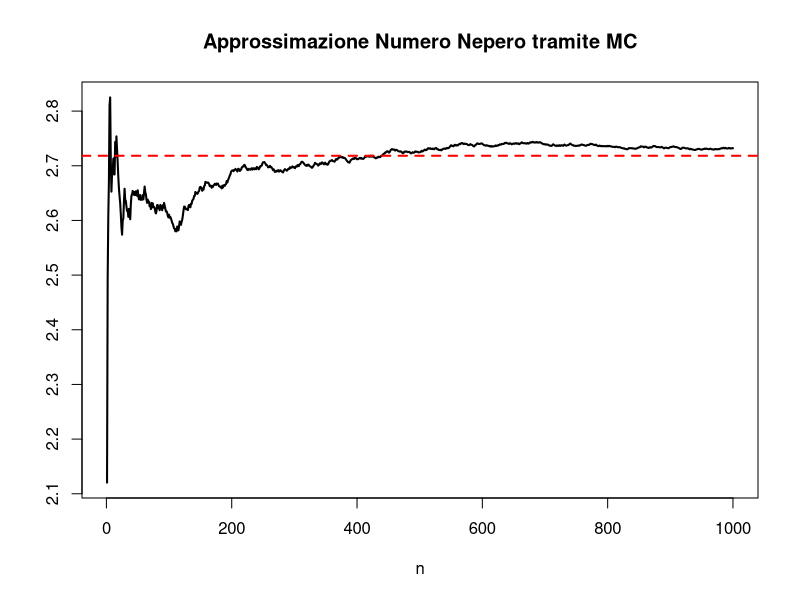
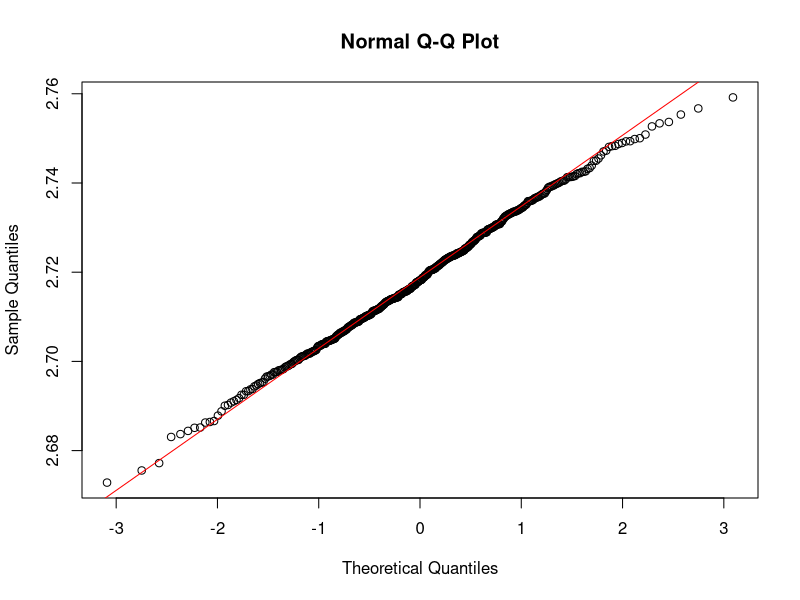
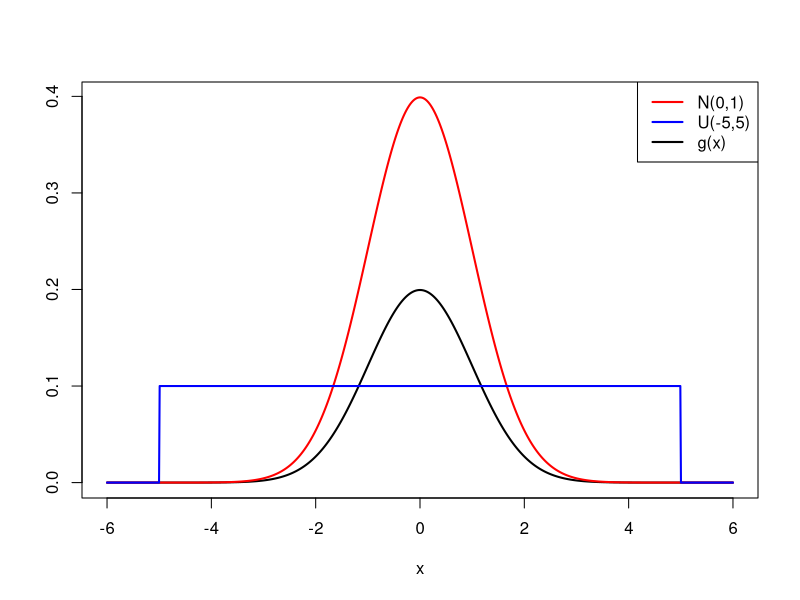
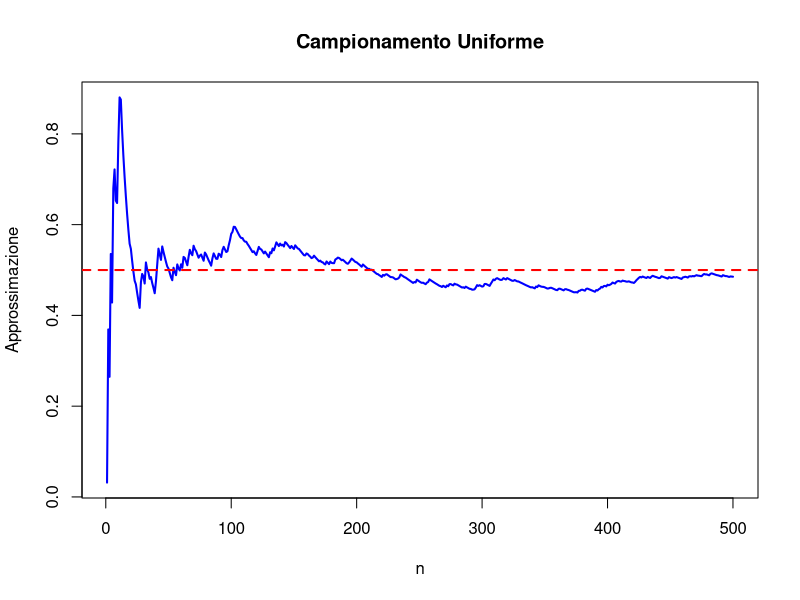
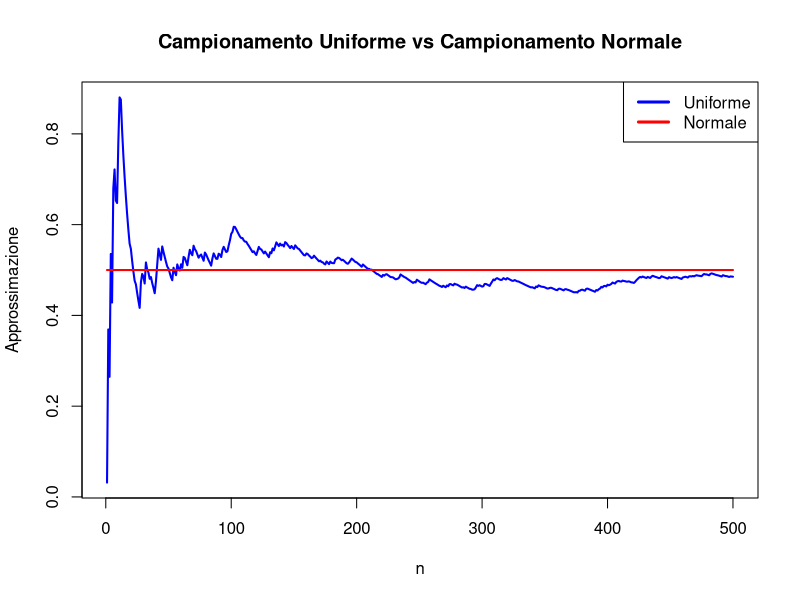
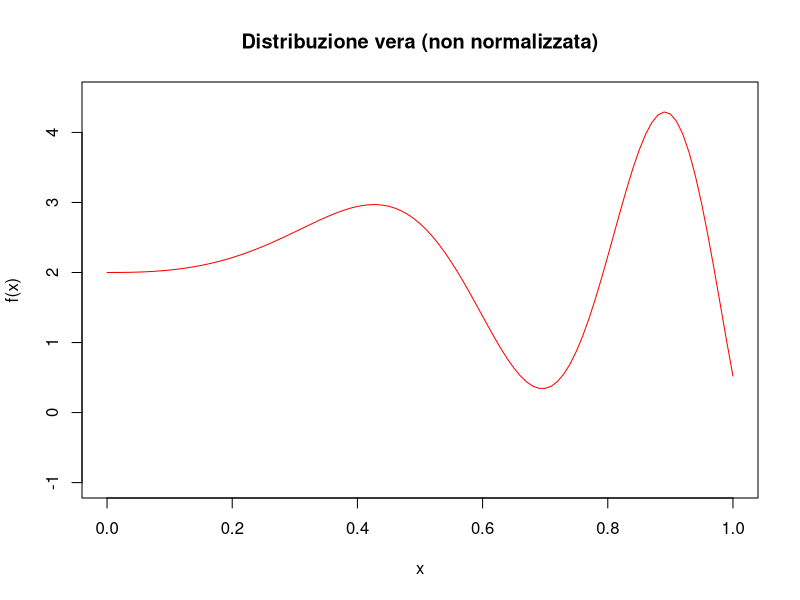
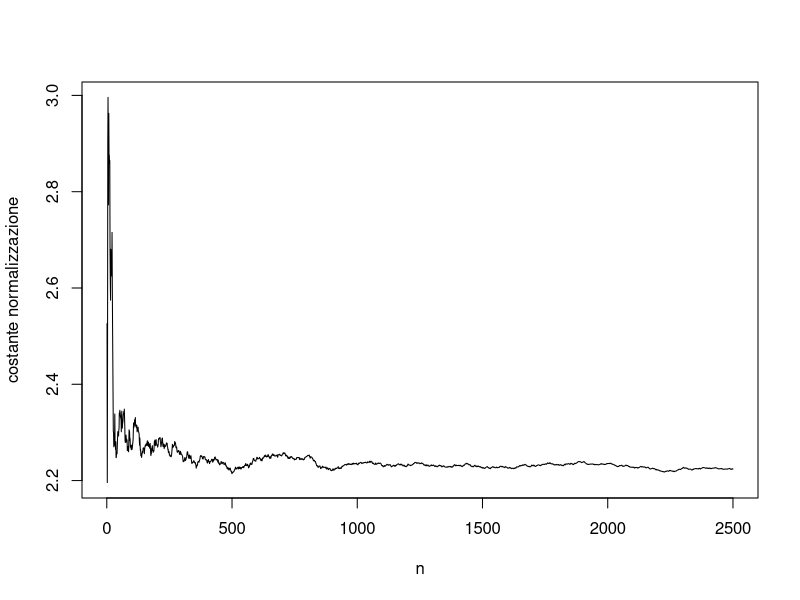
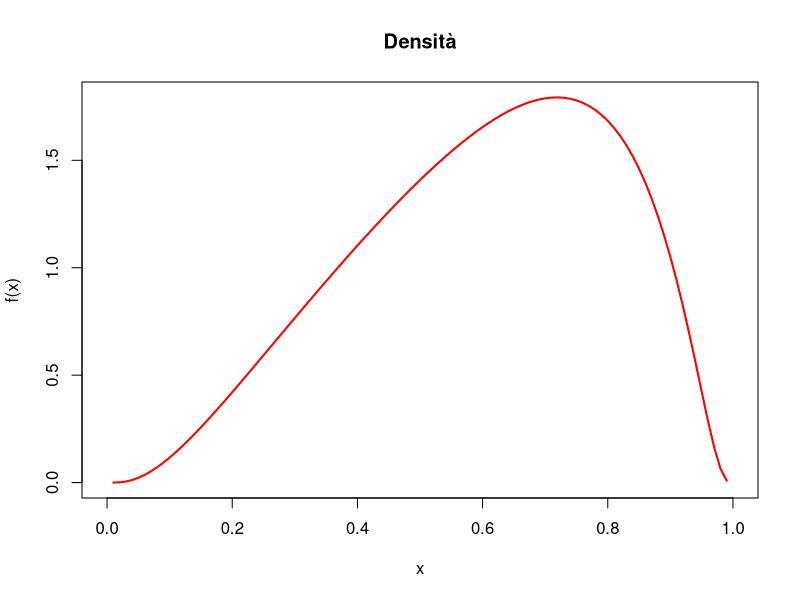

These figures' R source, in order:
## ---- chunk 1
knitr::opts_chunk$set(echo = TRUE)
## ---- chunk 2
g = function(x){
  return(exp(x) + 1.)
}

n = 1000
set.seed(1234)
x_unif = runif(n) # vettore
 
e_MC = sum(g(x_unif))/n #scalare

# errore assoluto
abs(e_MC - exp(1))
## ---- chunk 3
e_MC = cumsum(g(x_unif))/1:n #vettore

plot(1:n, e_MC, type="l", lwd=2, ylab="", xlab="n",
     main="Approssimazione Numero Nepero tramite MC")
abline(h=exp(1), col="red", lty=2, lwd=2)
## ---- chunk 4
n = 1000
M = 500
e_MC = vector(mode="numeric",length=M)

for(i in 1:M){
    x_unif = runif(n)
    e_MC[i] = sum(g(x_unif))/n
}
## ---- chunk 5
qqnorm(e_MC)
qqline(e_MC, col="red")
## ---- chunk 6
g = function(x){
   return(1/2 * dnorm(x) )
 }

set.seed(314159)
x = seq(-6,6,length.out=1000)
plot(x,g(x), type="l", lwd=2, main="", xlab="x", ylab="", 
     ylim=c(0, max( max(g(x)),dnorm(x)) ))
lines(x,dnorm(x), col="red", lwd=2)
lines(x, dunif(x,-5,5), col="blue", lwd=2)
legend("topright", legend=c("N(0,1)", "U(-5,5)","g(x)"),
       lty=1, lwd=2, col=c("red","blue","black"))
## ---- chunk 7
n = 500
x_unif = runif(n,-5,5)
I_unif = 10*sum(g(x_unif))/n #scalare
I_unif
## ---- chunk 8
I_unif = 10 * cumsum(g(x_unif))/1:n #vettore
plot(1:n,I_unif, type="l", lwd=2, col="blue",
     xlab="n", ylab="Approssimazione",
     main="Campionamento Uniforme")
abline(h=0.5, lty=2, col="red",lwd=2)
## ---- chunk 9
x_norm = rnorm(n)
I_norm = (cumsum(g(x_norm)/dnorm(x_norm)))/1:n #vettore 
range(I_norm) # I_norm contiene SOLO 0.5 per ogni valore di n

# Confronto
plot(1:n,I_unif, type="l", lwd=2, col="blue",
     xlab="n", ylab="Approssimazione",
     main="Campionamento Uniforme vs Campionamento Normale")
points(1:n, I_norm, type="l", lwd=2, col="red")
legend("topright", c("Uniforme","Normale"), lty=1, lwd=3,col=c("blue","red"))
## ---- chunk 10
f<-function(x){
  return(2 + sin(10*x^2)*exp(x)*sqrt(x))
}

x = seq(0,1,by=0.01)
plot(x, f(x), xlab='x', ylab='f(x)', 
     main='Distribuzione vera (non normalizzata)', type='l', col='red',
     ylim=c(-1,4.5))

## ---- chunk 11
set.seed(123) #riproducibilità
n.max = 2500
n = seq(1,n.max,by=1)
x_unif = runif(n.max)
f_unif = f(x_unif)
I_unif = cumsum(f_unif)/n
plot(n, I_unif, type='l', ylab="costante normalizzazione", xlab='n')

## ---- chunk 12
f = function(x){
  return(1/sqrt(2*pi)*1/(x*(1-x))*exp(-(log(x/(1-x))-0.5)^2/2))
}
x = seq(0,1,by=0.01)

plot(x, f(x), xlab='x', ylab='f(x)', main="Densità", type='l', lwd=2, col='red')

## ---- chunk 13
N= 10000
x_unif = runif(N)
media = sum(x_unif * f(x_unif))/N
media

# calcolata Var[X] = E[X^2] - E[X]^2

momento_secondo = sum(x_unif^2 * f(x_unif))/N
varianza = momento_secondo - media^2
varianza
## ---- chunk 14
set.seed(0)
n = c(5,10,50,100)
N = 500          # Ripeto campionamento N volte per generare osservazioni della media campionaria
mean_ = matrix(0, nrow=N,ncol=length(n))

for(j in 1:length(n)){
  for(i in 1:N){
    x_unif = runif(n[j])
    mean_[i,j] = mean(x_unif) #oppure: sum(x_unif)/n[j] 
  }
}

## ---- chunk 15
mu = 1/2    # (a+b)/2
var = 1/12  # (b-a)^2 / 12
x_ = seq(from=0,to=1, length.out=1000)

par(mfrow=c(2,2))
for(i in 1:length(n)){
  hist(mean_[,i], probability = T,
       xlim = c(0,1),
       xlab="x", ylab="Densità",
       main=paste('TCL: Media Campionaria di Uniformi\n','n = ', n[i],sep=""))
}

# facoltativo
par(mfrow=c(2,2))
for(i in 1:length(n)){
  density = dnorm(x_, mean=mu, sd=sqrt(var)/sqrt(n[i]))
  hist(mean_[,i], probability = T,
       xlim = c(0,1),
       ylim = c( 0, max(max(density),max(hist(mean_[,i],plot=F)$density))),
       xlab="x", ylab="Densità",
       main=paste('TCL: Media Campionaria di Uniformi\n','n = ', n[i],sep=""))
  lines(x_, density,
        col="red", lwd=2)
}
## ---- chunk 16
par(mfrow=c(2,2))
for(i in 1:length(n)){
  qqnorm(mean_[,i],  
         main = paste('TCL: Media Campionaria di Uniformi\n','n = ', n[i],sep=""))
  qqline(mean_[,i], lwd = 2, col = 'red' )
}
